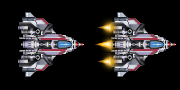

The image is a tile-based game level rendered from a .tmx file. Its description and complete source (layers, tilesets, objects, tile grids) follow:
An orthogonal 2x1 tile map with 90x90 px tiles, 1 tile layer (Tile Layer 1).

<map version="1.0" orientation="orthogonal" renderorder="right-down" width="2" height="1" tilewidth="90" tileheight="90" nextobjectid="1">
 <tileset firstgid="1" name="double_ship" tilewidth="90" tileheight="90" tilecount="2" columns="2">
  <image source="double_ship.png" trans="ff00ff" width="180" height="90" />
 </tileset>
 <layer name="Tile Layer 1" width="2" height="1">
  <data encoding="csv">
1,2
</data>
 </layer>
</map>
